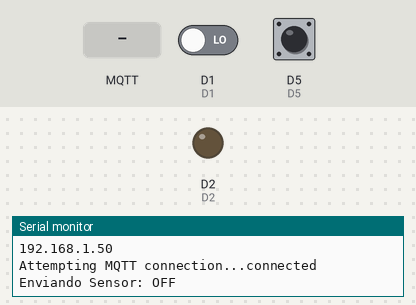
A sketch run on a simulated ESP8266 (NodeMCU). Parts: output pins drawn as LEDs (lit = HIGH), the last lines printed to the serial monitor. The test bench sets the inputs (shaded band); at power-on: D1 LOW, D5 LOW. WiFi joins after 1.5 s; servers stay silent unless stated; random numbers use the default seed unless the sketch sets one; no MQTT or app messages arrive unless stated.

Above: at 2.7 s.
2.8 s: MQTT message "ON" arrives on the first subscribed topic
At 3.3 s:
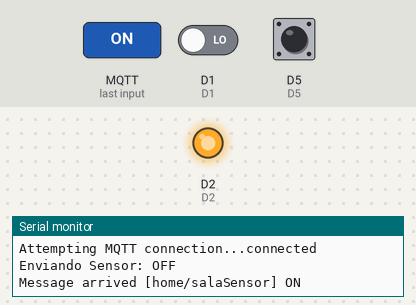
5.8 s: D1 driven HIGH
7.3 s: D5 driven HIGH
8.8 s: MQTT message "home/salaLed" arrives on the first subscribed topic
10.3 s: MQTT message "home/salaSensor" arrives on the first subscribed topic
11.8 s: D5 pulsed LOW 2 times (0.12 s each, 0.3 s apart)
Timing chart, 0 to 14.8 s (numbered marks = the images above; inputs shaded):
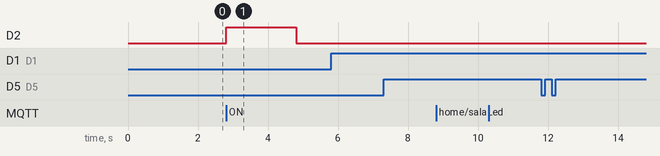

Measured:
- after the input at 2.8 s, D2: LOW → HIGH at once, → LOW 2.0 s later

The sketch:

mqtt_esp8266_mosquitto.ino
```cpp
#include <ESP8266WiFi.h>
#include <PubSubClient.h>

// Update these with values suitable for your network.

const char* ssid = "Red_Wifi_De_Carlos";
const char* password = "xxxxx";  // passWifi
const char* mqtt_server = "99999"; // ip server

WiFiClient espClient;
PubSubClient client(espClient);
long lastMsg = 0;
char msg[50];
int value = 0;
byte estadoPulsoBinario = 0;
char valueStr[15];
//char topicSalaLed[15];
//char topicSalaSensor[15];

int estadoPinSensor =0;
int estadoPinBoton =0;
String strSensorUltimo;
String strSensor;

String strBotonUltimo;
String strBoton;


#define D1 05  // lector de sensor
#define D2 04  // led de sensor

#define D3 0   //
#define D5 14  // lector de boton
#define D6 12  //
#define D7 13  //

void setup_wifi() {

  delay(10);
  // We start by connecting to a WiFi network
  Serial.println();
  Serial.print("Connecting to ");
  Serial.println(ssid);

  WiFi.begin(ssid, password);

  while (WiFi.status() != WL_CONNECTED) {
    delay(500);
    Serial.print(".");
  }

  randomSeed(micros());

  Serial.println("");
  Serial.println("WiFi connected");
  Serial.println("IP address: ");
  Serial.println(WiFi.localIP());
}

void callback(char* topic, byte* payload, unsigned int length) {
  Serial.print("Message arrived [");
  Serial.print(topic);
  Serial.print("] ");
  for (int i = 0; i < length; i++) {
    Serial.print((char)payload[i]);
  }
  Serial.println();

  // Switch on the LED if an 1 was received as first character


  if (String (topic) == "home/salaLed") {
    //Serial.println((char)payload[1]);

    if ((char)payload[1] == 'N') {
       digitalWrite(D6, HIGH);
    }
    else
    {
      digitalWrite(D6, LOW);
    }
  }

  if (String (topic) == "home/salaSensor") {
    if ((char)payload[1] == 'N')
    {
       digitalWrite(D2,HIGH);
       delay(2000);
       digitalWrite(D2,LOW);
    }
     else
    {
     digitalWrite(D2,LOW);
    }
  }


}

void reconnect() {
  // Loop until we're reconnected
  while (!client.connected()) {
    Serial.print("Attempting MQTT connection...");
    // Create a random client ID
    String clientId = "ESP8266Client-";
    clientId += String(random(0xffff), HEX);
    // Attempt to connect
    if (client.connect(clientId.c_str(),"carlosf", "carlosf"))
    {
      Serial.println("connected");
      // Once connected, publish an announcement...

      client.subscribe("home/salaSensor");
      client.subscribe("home/salaLed");

      client.publish("home/salaSensor", "hello world home/salaSensor");
      client.publish("home/salaLed", "hello world home/salasalaLed");
      // ... and resubscribe

    } else {
      Serial.print("failed, rc=");
      Serial.print(client.state());
      Serial.println(" try again in 5 seconds");
      // Wait 5 seconds before retrying
      delay(5000);
    }
  }
}

void setup() {

  pinMode(D1, INPUT); // D1
  pinMode(D2, OUTPUT); // D2

  pinMode(D5, INPUT); // D1
 // pinMode(D5, OUTPUT); // D2

  pinMode(D6, OUTPUT); // D1

  pinMode(D7, INPUT); // D1

  digitalWrite(D6,LOW);


  //pinMode(BUILTIN_LED, OUTPUT);     // Initialize the BUILTIN_LED pin as an output
  Serial.begin(115200);
  setup_wifi();
  client.setServer(mqtt_server, 1883);

  client.setCallback(callback);

}

void loop() {

  if (!client.connected()) {
    reconnect();
  }
  client.loop();

  //----------------------------------------------------------------------
  //Sensor
  estadoPinSensor = digitalRead(D1);
  if (estadoPinSensor == HIGH)
  {
    strSensor = "ON";
  }
  else
  {
    strSensor = "OFF";
  }


   if (strSensor != strSensorUltimo)
  { //envia el estado del pulsador solamente cuando cambia.
    strSensorUltimo = strSensor;
    strSensor.toCharArray(valueStr, 15);
    Serial.println("Enviando Sensor: " + strSensor);
    client.publish("home/salaSensor", valueStr);


  }
  //----------------------------------------------------------------------------

  // Boton Activa Led

  estadoPinBoton = 0;

  estadoPinBoton = digitalRead(D5);

  //Serial.print(estadoPinBoton);

  if (estadoPinBoton == 1)
  {
    strBoton = "ON";
  }
  else
  {
    strBoton = "OFF";
  }

  if (strBoton != strBotonUltimo)
  { //envia el estado del pulsador solamente cuando cambia.

    strBotonUltimo = strBoton;

    if (strBoton =="ON")
    {
       if (estadoPulsoBinario != 1)
        {
          //digitalWrite(D6, HIGH);
          strBoton = "ON";
          estadoPulsoBinario = 1;
        }
        else
        {
          strBoton = "OFF";
          estadoPulsoBinario = 0;
          //digitalWrite(D6, LOW);
        }


         strBoton.toCharArray(valueStr, 15);
         Serial.println("Enviando Boton: " + strBoton);
         client.publish("home/salaLed", valueStr);
    }


  }


}
```
